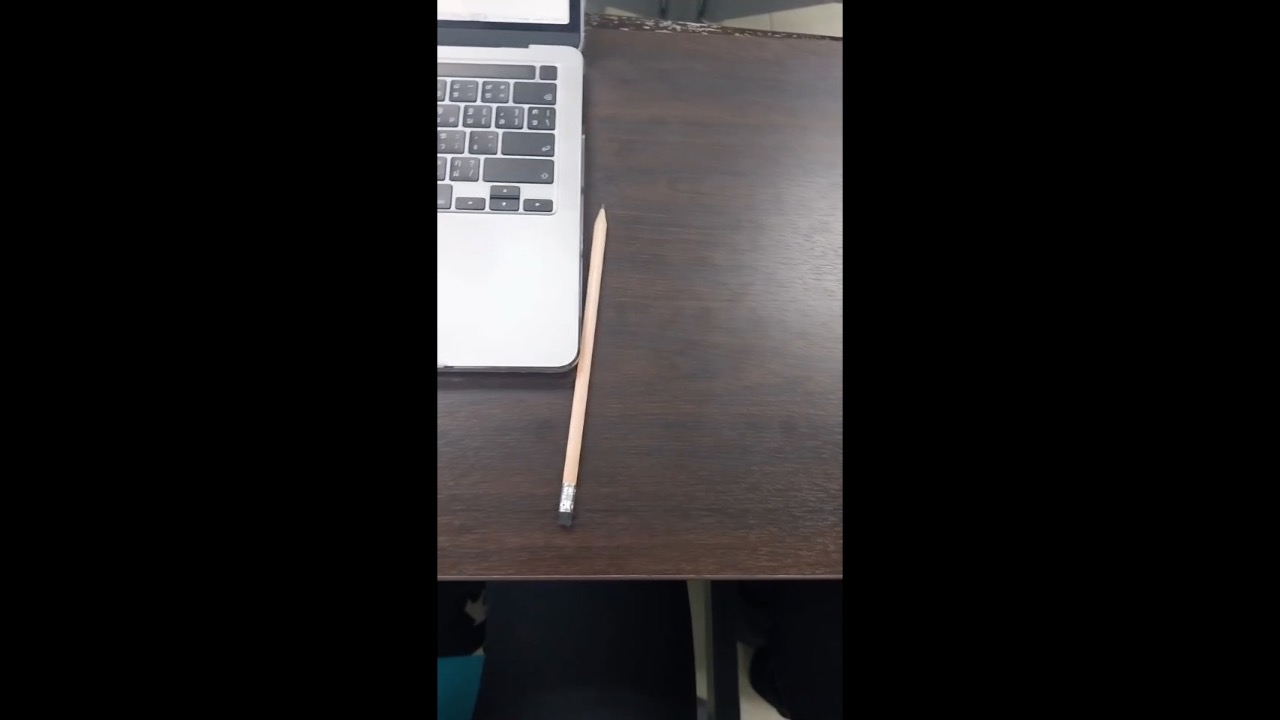
#> input picture week_12_quiz/q1/pencil.jpg, 1280 x 720 px, found by its file name
$ python create_a_vignette_filter.py
#> lines starting #> are read from the running program, lines starting #| are printed output that depends on the picture
import numpy as np
import cv2


#reading the image
input_image = cv2.imread(cv2.samples.findFile("pencil.jpg"))
#> input_image is the input picture: shape (720, 1280, 3); mean B, G, R 31.6, 31.2, 32.6

#resizing the image according to our need
# resize() function takes 2 parameters,
# the image and the dimensions
input_image = cv2.resize(input_image, (480, 480))
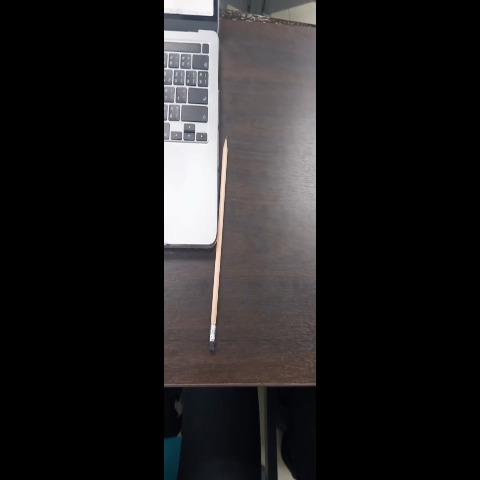
#> input_image: shape (480, 480, 3); mean B, G, R 31.6, 31.1, 32.6

# Extracting the height and width of an image
rows, cols = input_image.shape[:2]
#> rows = 480; cols = 480

# generating vignette mask using Gaussian
# resultant_kernels
X_resultant_kernel = cv2.getGaussianKernel(cols,200)
Y_resultant_kernel = cv2.getGaussianKernel(rows,200)

#generating resultant_kernel matrix
resultant_kernel = Y_resultant_kernel * X_resultant_kernel.T

#creating mask and normalising by using np.linalg
# function
mask = 255 * resultant_kernel / np.linalg.norm(resultant_kernel)
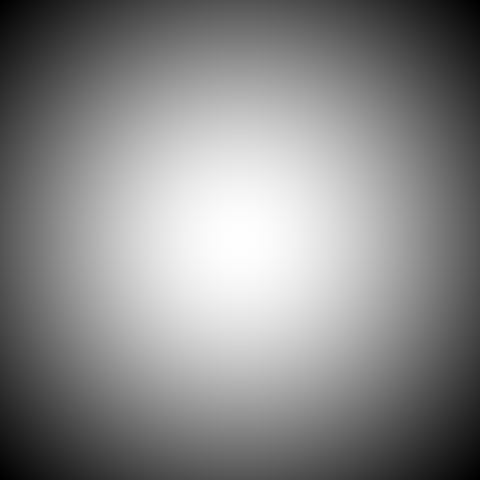
#> resultant_kernel: shape (480, 480) float64; min 1.6e-06, max 6.71e-06, mean 4.34e-06; drawn with min black and max white
output = np.copy(input_image)

# applying the mask to each channel in the input image
for i in range(3):
    output[:,:,i] = output[:,:,i] * mask
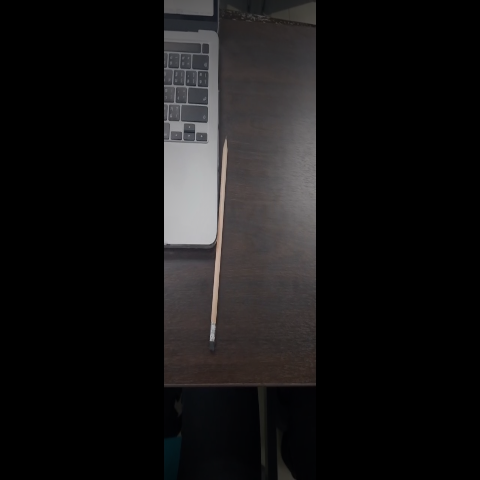
#> output: shape (480, 480, 3); mean B, G, R 20.2, 20, 21

#displaying the original image
cv2.imshow('Original', input_image)

#displaying the vignette filter image
cv2.imshow('VIGNETTE', output)

# Maintain output window until
# user presses a key
cv2.waitKey(0)

# Destroying present windows on screen
cv2.destroyAllWindows()
